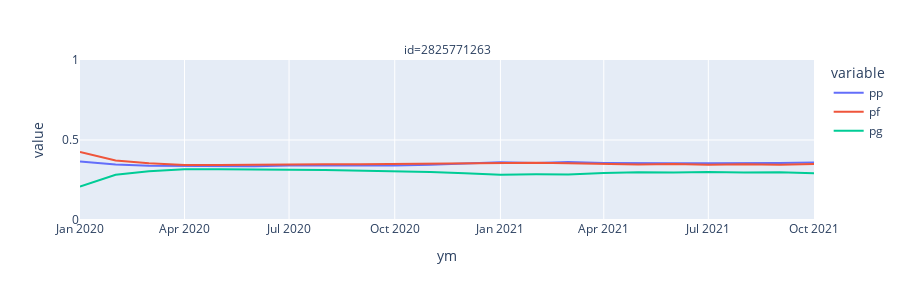

The notebook cell this image was saved under:
### Code cell
# 2294741747 2020 七月之前
# 2825771263 2020 三月之前
# plt_month(C.minerids, ds.month)
plt_month([2825771263], ds.month)
# ds.month[ds.month.index == 2294741747]

### Figure 1 — Plotly figure (JSON) as saved in the notebook; plotly's stock layout.template omitted (floating-point values rounded to 4 significant figures)
{"data": [{"hovertemplate": "variable=pp<br>id=2825771263<br>ym=%{x}<br>value=%{y}<extra></extra>", "legendgroup": "pp", "line": {"color": "#636efa", "dash": "solid"}, "marker": {"symbol": "circle"}, "mode": "lines", "name": "pp", "orientation": "v", "showlegend": true, "type": "scatter", "x": ["2020-01-01T00:00:00", "2020-02-01T00:00:00", "2020-03-01T00:00:00", "2020-04-01T00:00:00", "2020-05-01T00:00:00", "2020-06-01T00:00:00", "2020-07-01T00:00:00", "2020-08-01T00:00:00", "2020-09-01T00:00:00", "2020-10-01T00:00:00", "2020-11-01T00:00:00", "2020-12-01T00:00:00", "2021-01-01T00:00:00", "2021-02-01T00:00:00", "2021-03-01T00:00:00", "2021-04-01T00:00:00", "2021-05-01T00:00:00", "2021-06-01T00:00:00", "2021-07-01T00:00:00", "2021-08-01T00:00:00", "2021-09-01T00:00:00", "2021-10-01T00:00:00"], "xaxis": "x", "y": [0.3657, 0.3462, 0.3396, 0.3388, 0.3392, 0.3362, 0.3405, 0.3397, 0.3418, 0.3412, 0.3457, 0.3538, 0.3605, 0.3562, 0.3617, 0.3565, 0.3541, 0.3541, 0.3551, 0.3544, 0.3568, 0.3589], "yaxis": "y"}, {"hovertemplate": "variable=pf<br>id=2825771263<br>ym=%{x}<br>value=%{y}<extra></extra>", "legendgroup": "pf", "line": {"color": "#EF553B", "dash": "solid"}, "marker": {"symbol": "circle"}, "mode": "lines", "name": "pf", "orientation": "v", "showlegend": true, "type": "scatter", "x": ["2020-01-01T00:00:00", "2020-02-01T00:00:00", "2020-03-01T00:00:00", "2020-04-01T00:00:00", "2020-05-01T00:00:00", "2020-06-01T00:00:00", "2020-07-01T00:00:00", "2020-08-01T00:00:00", "2020-09-01T00:00:00", "2020-10-01T00:00:00", "2020-11-01T00:00:00", "2020-12-01T00:00:00", "2021-01-01T00:00:00", "2021-02-01T00:00:00", "2021-03-01T00:00:00", "2021-04-01T00:00:00", "2021-05-01T00:00:00", "2021-06-01T00:00:00", "2021-07-01T00:00:00", "2021-08-01T00:00:00", "2021-09-01T00:00:00", "2021-10-01T00:00:00"], "xaxis": "x", "y": [0.4258, 0.3713, 0.3554, 0.3439, 0.343, 0.3463, 0.3451, 0.3484, 0.3487, 0.3514, 0.3541, 0.3544, 0.3559, 0.3585, 0.3545, 0.3498, 0.3471, 0.3493, 0.3454, 0.3486, 0.3451, 0.3495], "yaxis": "y"}, {"hovertemplate": "variable=pg<br>id=2825771263<br>ym=%{x}<br>value=%{y}<extra></extra>", "legendgroup": "pg", "line": {"color": "#00cc96", "dash": "solid"}, "marker": {"symbol": "circle"}, "mode": "lines", "name": "pg", "orientation": "v", "showlegend": true, "type": "scatter", "x": ["2020-01-01T00:00:00", "2020-02-01T00:00:00", "2020-03-01T00:00:00", "2020-04-01T00:00:00", "2020-05-01T00:00:00", "2020-06-01T00:00:00", "2020-07-01T00:00:00", "2020-08-01T00:00:00", "2020-09-01T00:00:00", "2020-10-01T00:00:00", "2020-11-01T00:00:00", "2020-12-01T00:00:00", "2021-01-01T00:00:00", "2021-02-01T00:00:00", "2021-03-01T00:00:00", "2021-04-01T00:00:00", "2021-05-01T00:00:00", "2021-06-01T00:00:00", "2021-07-01T00:00:00", "2021-08-01T00:00:00", "2021-09-01T00:00:00", "2021-10-01T00:00:00"], "xaxis": "x", "y": [0.2085, 0.2825, 0.305, 0.3172, 0.3178, 0.3175, 0.3144, 0.3119, 0.3094, 0.3074, 0.3002, 0.2918, 0.2836, 0.2853, 0.2837, 0.2937, 0.2988, 0.2967, 0.2995, 0.297, 0.2981, 0.2916], "yaxis": "y"}], "layout": {"annotations": [{"font": {}, "showarrow": false, "text": "id=2825771263", "x": 0.5, "xanchor": "center", "xref": "paper", "y": 1, "yanchor": "bottom", "yref": "paper"}], "height": 300, "legend": {"title": {"text": "variable"}, "tracegroupgap": 0}, "margin": {"t": 60}, "xaxis": {"anchor": "y", "domain": [0, 1], "title": {"text": "ym"}}, "yaxis": {"anchor": "x", "domain": [0, 1], "range": [0, 1], "title": {"text": "value"}}}}
